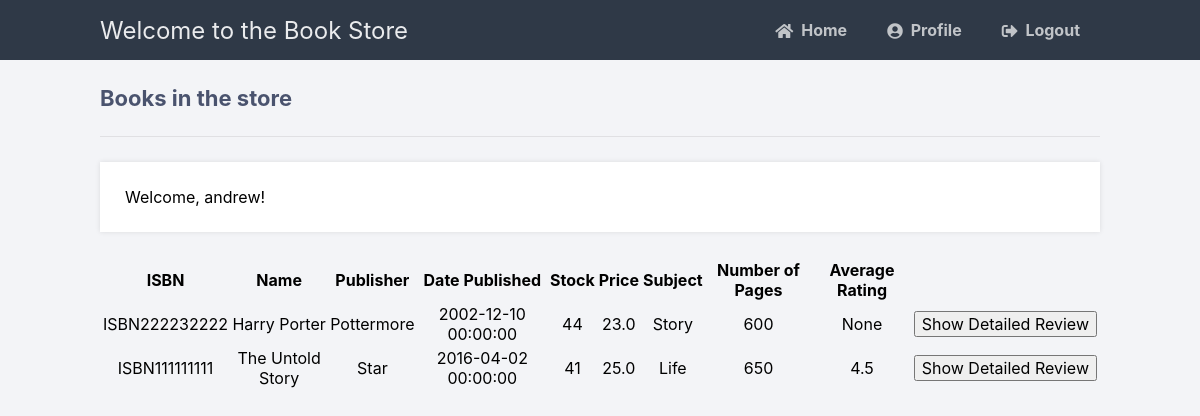
Page /displayAllBooks (signed in) on the earlier database version.
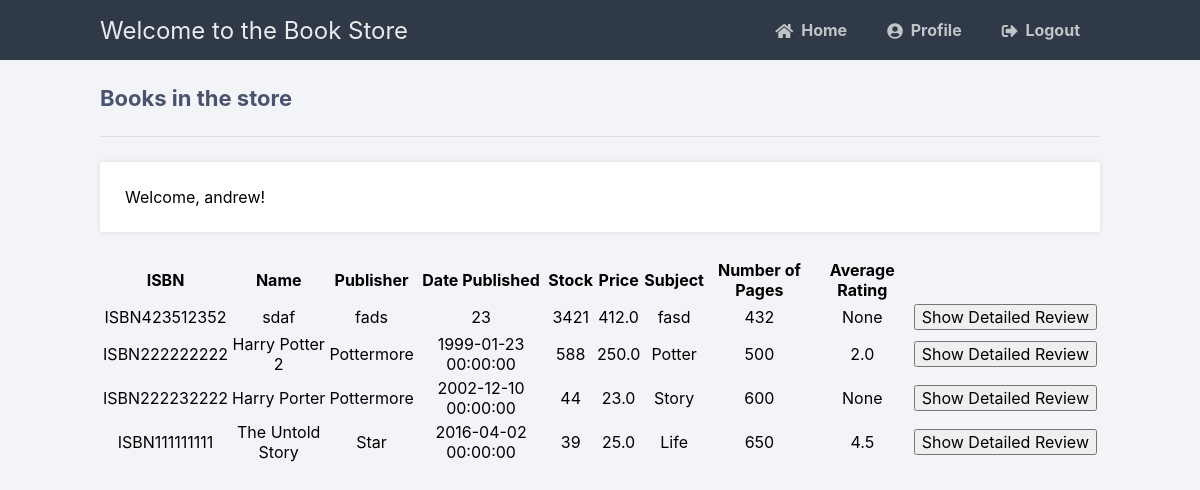
Same page on the later database version.
### tables this page shows
CREATE TABLE bookData (
            ISBN TEXT PRIMARY KEY,
            name TEXT,
            language TEXT,
            publisher text,
            date DATETIME,
            stock INT,
            price float,
            subject TEXT,
            noOfPages INT
            );

### main.py (the view)
@app.route('/displayAllBooks', methods=['GET', 'POST'])
def displayAllBooks():
    if 'loggedin' in session and (session['type'] == 1 or session['type'] == 0):
        msg = ''
        if request.method == 'GET':
            with sql.connect("Book.db") as con:
                cursor = con.cursor()
                cursor = con.cursor()
                cursor.execute("SELECT bookData.*, AVG(score) FROM bookData LEFT JOIN (SELECT Author.authorID, name, ISBN FROM writtenBy LEFT JOIN Author ON writtenBy.authorID=Author.authorID) AS A ON bookData.ISBN=A.ISBN LEFT JOIN Review ON bookData.ISBN = Review.ISBN GROUP BY bookData.ISBN  ORDER BY bookData.date")
                book = cursor.fetchall()
                if not book:
                    msg = 'There are no books in the store!'
                else:
                    print(book)
                    return render_template('displayAllBooks.html', data=book, username=session['username'])
    return redirect(url_for('login'))

### templates/displayAllBooks.html (shortened to what this page needs)
{% extends 'layout.html' %}
{% block content %}
<h2>Books in the store</h2>
<p>Welcome, {{ username }}!</p>
<table>
    <thead>
      <tr>
          <th>ISBN</th>
          <th>Name</th>
          <th>Publisher</th>
          <th>Date Published</th>
          <th>Stock</th>
          <th>Price</th>
          <th>Subject</th>
          <th>Number of Pages</th>
          <th>Average Rating</th>
          <th></th>
      </tr>
      </thead>
      <tbody>
       {% for item in data %}
       <form action="{{ url_for('displayReview') }}" method="get" autocomplete="off">
              <tr>
                  <td style="text-align:center">{{item[0]}}</td>
                  <td style="text-align:center">{{item[1]}}</td>
                  <td style="text-align:center">{{item[3]}}</td>
                  <td style="text-align:center">{{item[4]}}</td>
                  <td style="text-align:center">{{item[5]}}</td>
                  <td style="text-align:center">{{item[6]}}</td>
                  <td style="text-align:center">{{item[7]}}</td>
                  <td style="text-align:center">{{item[8]}}</td>
                  <td style="text-align:center">{{item[9]}}</td>
                  <td><input type="submit" value="Show Detailed Review">
              </tr>
            </form>
          {% endfor %}
      </tbody>
  </table>
{% endblock %}

### templates/layout.html (shortened to what this page needs)
<!DOCTYPE html>
<html>
	<head>
		<link rel="stylesheet" href="{{ url_for('static', filename='style.css') }}">
		<link rel="stylesheet" href="https://use.fontawesome.com/releases/v5.7.1/css/all.css">
	</head>
	<body class="loggedin">
		<nav class="navtop">
			<div>
				<h1>Welcome to the Book Store</h1>
                <a href="{{ url_for('home') }}"><i class="fas fa-home"></i>Home</a>
				<a href="{{ url_for('profile') }}"><i class="fas fa-user-circle"></i>Profile</a>
				<a href="{{ url_for('logout') }}"><i class="fas fa-sign-out-alt"></i>Logout</a>
			</div>
		</nav>
		<div class="content">
			{% block content %}{% endblock %}
		</div>
	</body>
</html>

### static/style.css (style rules this page uses)
* { box-sizing: border-box; font-family: -apple-system, BlinkMacSystemFont, "segoe ui", roboto, oxygen, ubuntu, cantarell, "fira sans", "droid sans", "helvetica neue", Arial, sans-serif; font-size: 16px; -webkit-font-smoothing: antialiased; -moz-osx-font-smoothing: grayscale; }
body { background-color: #758283; margin: 0; }
.navtop { background-color: #2f3947; height: 60px; width: 100%; border: 0; }
.navtop div { display: flex; margin: 0 auto; width: 1000px; height: 100%; }
.navtop div h1, .navtop div a { display: inline-flex; align-items: center; }
.navtop div h1 { flex: 1; font-size: 24px; padding: 0; margin: 0; color: #eaebed; font-weight: normal; }
.navtop div a { padding: 0 20px; text-decoration: none; color: #c1c4c8; font-weight: bold; }
.navtop div a i { padding: 2px 8px 0 0; }
body.loggedin { background-color: #f3f4f7; }
.content { width: 1000px; margin: 0 auto; }
.content h2 { margin: 0; padding: 25px 0; font-size: 22px; border-bottom: 1px solid #e0e0e3; color: #4a536e; }
.content > p, .content > div { box-shadow: 0 0 5px 0 rgba(0, 0, 0, 0.1); margin: 25px 0; padding: 25px; background-color: #fff; }

Differences in the rows shown:
added bookData: ISBN "ISBN423512352", name "sdaf", publisher "fads", date "23", stock "3421", price "412.0", subject "fasd", noOfPages "432", item "None"
added bookData: ISBN "ISBN222222222", name "Harry Potter 2", publisher "Pottermore", date "1999-01-23 00:00:00", stock "588", price "250.0", subject "Potter", noOfPages "500", item "2.0"
changed bookData "ISBN111111111": stock "41" → "39"
